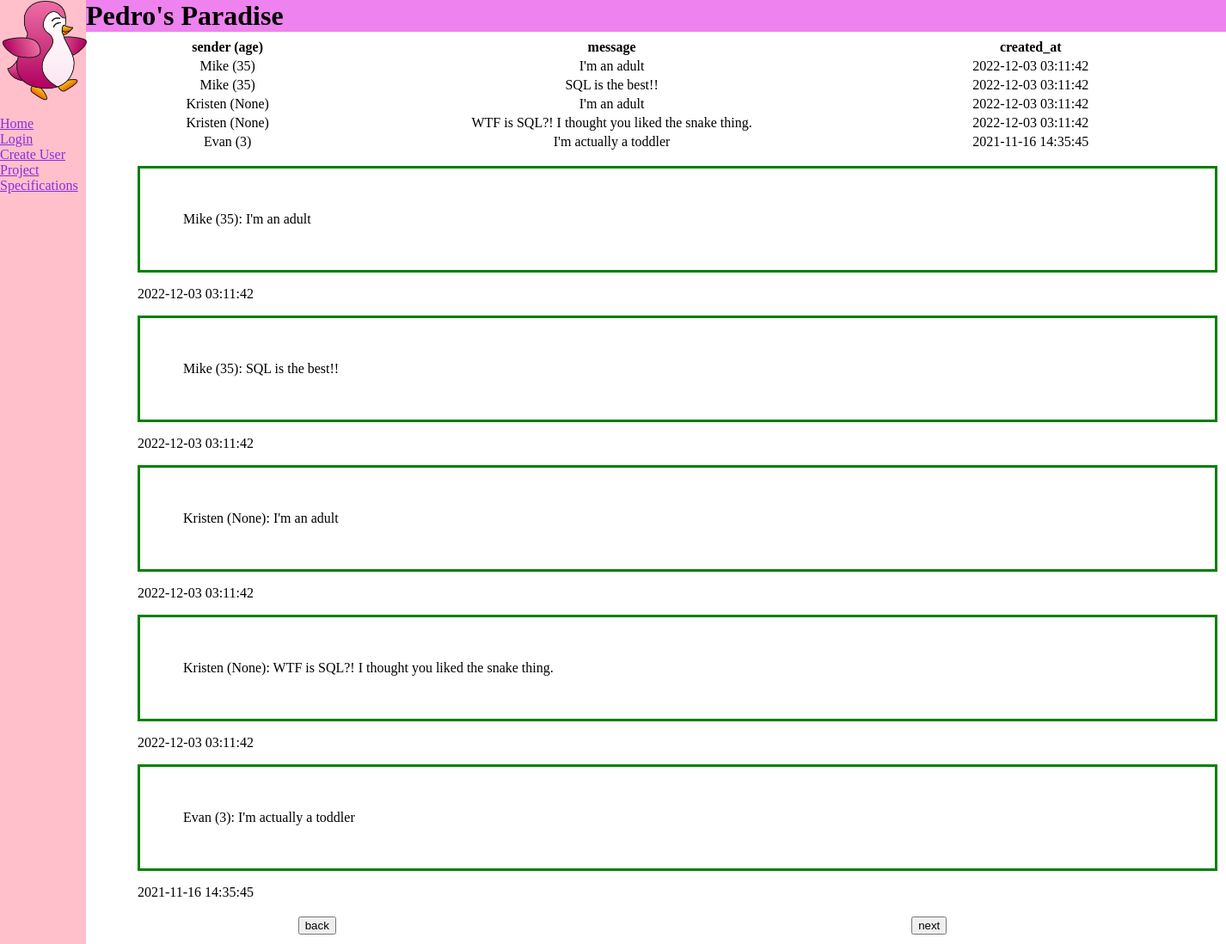
Before: / with the older database file.
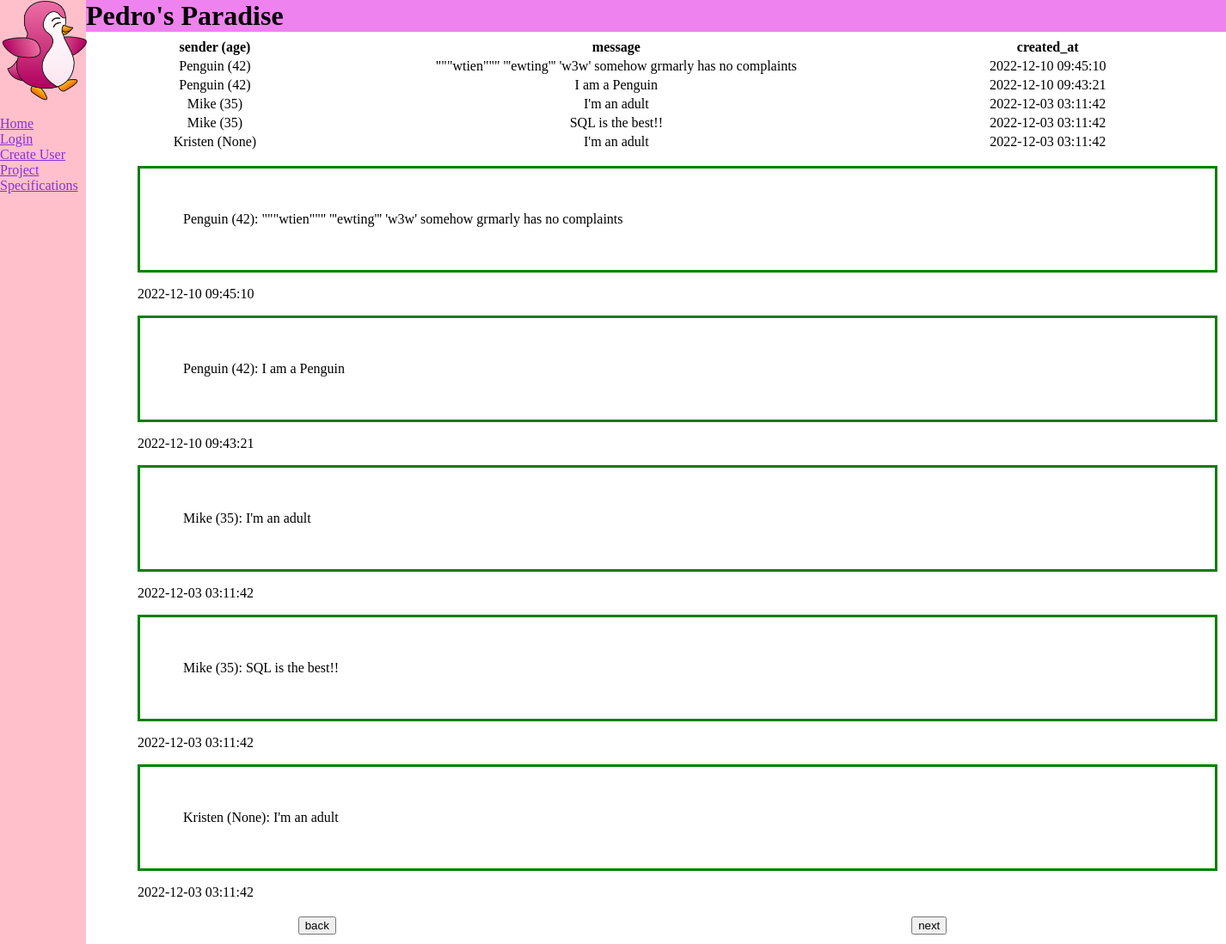
After: the same page with the newer database file.
### tables this page shows
CREATE TABLE users (
    id INTEGER PRIMARY KEY,
    username TEXT NOT NULL UNIQUE,
    password TEXT NOT NULL,
    age INTEGER
);

CREATE TABLE messages (
    id integer primary key,
    sender_id integer not null,
    message text not null,
    created_at timestamp not null default current_timestamp
    );

### db_twitter/project.py (the view)
@app.route('/')
def root():
    print_debug_info()
    username = request.cookies.get('username')
    password = request.cookies.get('password')
    []
    messages = create_messages()
    for message in messages:
        message
    good_credentials = are_credentials_good(username, password)
    return render_template('root.html', messages=create_messages(), logged_in= good_credentials)

### db_twitter/project.py (called while the page is built)
def print_debug_info():
    print('request.args.get("username")=', request.args.get('username'))
    print('request.args.get("password")=', request.args.get('password'))
    print('request.form.get("username")=', request.form.get('username'))
    print('request.form.get("password")=', request.form.get('password'))
    print('request.cookies.get("username")=', request.cookies.get('username'))
    print('request.cookies.get("password")=', request.cookies.get('password'))

def are_credentials_good(username, password):
    con = sqlite3.connect('twitter_clone.db')
    cur = con.cursor()
    username = username
    sql = """
    SELECT password FROM users  where username= ?
    """
    cur.execute(sql,[username])
    con.commit()
    for row in cur.fetchall():
        if password == row[0]:
            return True
        else:
            return False

### db_twitter/templates/root.html (shortened to what this page needs)
{%extends 'base.html'%}
{% block content %}
<body>
<div class="main">
<table>
    <tr><th>sender (age)</th><th>message</th><th>created_at</th></tr>
    {% for message in messages %}
    <tr>
        <td>{{message['username']}} ({{message['age']}})</td>
        <td>{{message['message']}}</td>
        <td>{{message['posted_at']}}</td>
    </tr>
    {% endfor %}
</table>
{% for message in messages %}
    <p class="post_box">
    {{message['username']}} ({{message['age']}}): {{message['message']}}
    <div class="time_stamp">{{message['posted_at']}}</div>
    </p>
{% endfor %}
</div>
<table>
    <tr>
        <td>
        <button type="button" value="back_page" id="back_page">back</button>
        </td>
        <td>
            <button type="button" value="next_page" id="next_page" >next</button>
        </td>
    </tr>
</table>
</body>
{% endblock %}

### db_twitter/templates/base.html
<h1> Pedro's Paradise</h1>
<link rel="stylesheet" href="{{url_for('static', filename='css/style.css')}}">
<div class="side_menu">
    <img src="{{ url_for('static', filename = 'image/penguin.png' )}}" class="image" class="side_menu">
    <ul class="side_menu">
            <li><a href="/"> Home </a></li>
            {%if logged_in%}
            <li><a href="/logout">Logout</a></li>
            <li><a href="/create_message">Create Message</a></li>
            <li><a href="https://github.com/mikeizbicki/cmc-csci040/tree/2022fall/project_05">Project Specifications</a> </li>
            {%else%}
            <li><a href="/login">Login</a></li>
            <li><a href="/create_user">Create User</a></li>
            <li><a href="https://github.com/mikeizbicki/cmc-csci040/tree/2022fall/project_05">Project Specifications</a> </li>
            {%endif%}
    </ul>
</div>
{%block content%}
{%endblock%}

### db_twitter/static/css/style.css (style rules this page uses)
H1 { background-color: violet; margin-top: 0%; margin-bottom: 0%; }
body { margin-left: 0px;margin-right: 0px;margin-top: 0px; background-color: white; }
p { text-align: center ; background-size: 50%; }
ul { background-color: white; text-align: left; display: inline-block; width: 100px; list-style-type: none; background-color: pink; padding: 0px; }
.image { width: 100px;padding: 1%; }
.side_menu { position: fixed; left: 0%; background-color: pink; height: 100%; width: 100px; }
.main { margin-left: 150px; padding: 0px 10px; align-self: center; size: 90%; align-items: center; padding-top: 3%; width: 83%; margin-right: 175px; }
table { text-align: center; align-self: center; width: 100%; }
.post_box { width: 1150px; border: 3px solid green; padding: 50px; margin-right: 25%; text-align: left; }
h1 { position: fixed; margin-left: 100px; width: 100%; }
a { color:blueviolet }

Changed rows visible on the page:
no longer on this page (row unchanged): messages: message "WTF is SQL?! I thought you liked the snake thing.", posted_at "2022-12-03 03:11:42", message "WTF is SQL?! I thought you liked the snake thing.", posted_at "2022-12-03 03:11:42"
no longer on this page (row unchanged): users: username "Evan", username "Evan"
no longer on this page (row unchanged): messages: message "I'm actually a toddler", posted_at "2021-11-16 14:35:45", message "I'm actually a toddler", posted_at "2021-11-16 14:35:45"
added users: username "Penguin" "Penguin", username "Penguin" "Penguin"
added messages: message "\"\"\"wtien\"\"\" '''ewting''' 'w3w' somehow grmarly has no complaints", posted_at "2022-12-10 09:45:10", message "\"\"\"wtien\"\"\" '''ewting''' 'w3w' somehow grmarly has no complaints", posted_at "2022-12-10 09:45:10"
added messages: message "I am a Penguin", posted_at "2022-12-10 09:43:21", message "I am a Penguin", posted_at "2022-12-10 09:43:21"
Other visible differences:
new list line: "( 42 )"
new list line: "( 42 ):"
list line gone: "Kristen"
list line gone: "( None )"
list line gone: "( 3 )"
list line gone: "( None ):"
list line gone: "( 3 ):"
